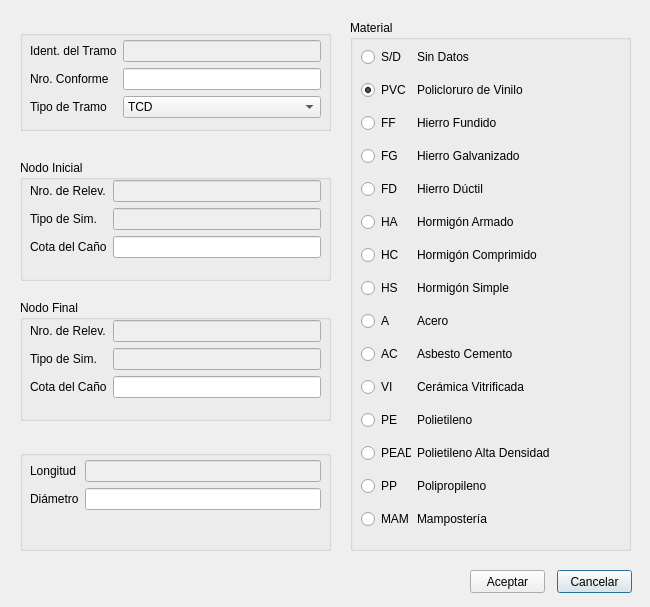
<?xml version="1.0" encoding="UTF-8"?>
<ui version="4.0">
 <class>ResumenFinalTramo</class>
 <widget class="QDialog" name="ResumenFinalTramo">
  <property name="geometry">
   <rect>
    <x>0</x>
    <y>0</y>
    <width>650</width>
    <height>607</height>
   </rect>
  </property>
  <property name="windowTitle">
   <string>Red de Cloacas Información del Tramo</string>
  </property>
  <property name="modal">
   <bool>true</bool>
  </property>
  <widget class="QGroupBox" name="groupBox">
   <property name="geometry">
    <rect>
     <x>20</x>
     <y>30</y>
     <width>311</width>
     <height>101</height>
    </rect>
   </property>
   <property name="title">
    <string/>
   </property>
   <widget class="QWidget" name="formLayoutWidget">
    <property name="geometry">
     <rect>
      <x>10</x>
      <y>10</y>
      <width>291</width>
      <height>81</height>
     </rect>
    </property>
    <layout class="QFormLayout" name="formLayout">
     <item row="0" column="0">
      <widget class="QLabel" name="label">
       <property name="text">
        <string>Ident. del Tramo</string>
       </property>
      </widget>
     </item>
     <item row="0" column="1">
      <widget class="QLineEdit" name="id_tramo_text">
       <property name="enabled">
        <bool>false</bool>
       </property>
      </widget>
     </item>
     <item row="1" column="0">
      <widget class="QLabel" name="label_2">
       <property name="text">
        <string>Nro. Conforme</string>
       </property>
      </widget>
     </item>
     <item row="1" column="1">
      <widget class="QLineEdit" name="nro_conforme"/>
     </item>
     <item row="2" column="0">
      <widget class="QLabel" name="label_3">
       <property name="text">
        <string>Tipo de Tramo</string>
       </property>
      </widget>
     </item>
     <item row="2" column="1">
      <widget class="QComboBox" name="cb_tipo_tramo">
       <item>
        <property name="text">
         <string>TCD</string>
        </property>
       </item>
       <item>
        <property name="text">
         <string>TIM</string>
        </property>
       </item>
       <item>
        <property name="text">
         <string>TCM</string>
        </property>
       </item>
       <item>
        <property name="text">
         <string>TCE</string>
        </property>
       </item>
      </widget>
     </item>
    </layout>
   </widget>
  </widget>
  <widget class="QGroupBox" name="groupBox_2">
   <property name="geometry">
    <rect>
     <x>20</x>
     <y>160</y>
     <width>311</width>
     <height>121</height>
    </rect>
   </property>
   <property name="title">
    <string>Nodo Inicial</string>
   </property>
   <widget class="QWidget" name="formLayoutWidget_2">
    <property name="geometry">
     <rect>
      <x>10</x>
      <y>20</y>
      <width>291</width>
      <height>91</height>
     </rect>
    </property>
    <layout class="QFormLayout" name="formLayout_2">
     <item row="0" column="0">
      <widget class="QLabel" name="label_4">
       <property name="text">
        <string>Nro. de Relev.</string>
       </property>
      </widget>
     </item>
     <item row="0" column="1">
      <widget class="QLineEdit" name="nro_rel_inicio">
       <property name="enabled">
        <bool>false</bool>
       </property>
      </widget>
     </item>
     <item row="1" column="0">
      <widget class="QLabel" name="label_5">
       <property name="text">
        <string>Tipo de Sim.</string>
       </property>
      </widget>
     </item>
     <item row="1" column="1">
      <widget class="QLineEdit" name="tipo_sim_inicio">
       <property name="enabled">
        <bool>false</bool>
       </property>
      </widget>
     </item>
     <item row="2" column="0">
      <widget class="QLabel" name="label_6">
       <property name="text">
        <string>Cota del Caño</string>
       </property>
      </widget>
     </item>
     <item row="2" column="1">
      <widget class="QLineEdit" name="cota_cano_inicio"/>
     </item>
    </layout>
   </widget>
  </widget>
  <widget class="QGroupBox" name="groupBox_3">
   <property name="geometry">
    <rect>
     <x>20</x>
     <y>300</y>
     <width>311</width>
     <height>121</height>
    </rect>
   </property>
   <property name="title">
    <string>Nodo Final</string>
   </property>
   <widget class="QWidget" name="formLayoutWidget_3">
    <property name="geometry">
     <rect>
      <x>10</x>
      <y>20</y>
      <width>291</width>
      <height>91</height>
     </rect>
    </property>
    <layout class="QFormLayout" name="formLayout_3">
     <item row="0" column="0">
      <widget class="QLabel" name="label_7">
       <property name="text">
        <string>Nro. de Relev.</string>
       </property>
      </widget>
     </item>
     <item row="0" column="1">
      <widget class="QLineEdit" name="nro_rel_final">
       <property name="enabled">
        <bool>false</bool>
       </property>
      </widget>
     </item>
     <item row="1" column="0">
      <widget class="QLabel" name="label_8">
       <property name="text">
        <string>Tipo de Sim.</string>
       </property>
      </widget>
     </item>
     <item row="1" column="1">
      <widget class="QLineEdit" name="tipo_sim_final">
       <property name="enabled">
        <bool>false</bool>
       </property>
      </widget>
     </item>
     <item row="2" column="0">
      <widget class="QLabel" name="label_9">
       <property name="text">
        <string>Cota del Caño</string>
       </property>
      </widget>
     </item>
     <item row="2" column="1">
      <widget class="QLineEdit" name="cota_cano_final"/>
     </item>
    </layout>
   </widget>
  </widget>
  <widget class="QGroupBox" name="groupBox_4">
   <property name="geometry">
    <rect>
     <x>20</x>
     <y>450</y>
     <width>311</width>
     <height>101</height>
    </rect>
   </property>
   <property name="title">
    <string/>
   </property>
   <widget class="QWidget" name="formLayoutWidget_4">
    <property name="geometry">
     <rect>
      <x>10</x>
      <y>10</y>
      <width>291</width>
      <height>81</height>
     </rect>
    </property>
    <layout class="QFormLayout" name="formLayout_4">
     <item row="0" column="0">
      <widget class="QLabel" name="label_10">
       <property name="text">
        <string>Longitud</string>
       </property>
      </widget>
     </item>
     <item row="0" column="1">
      <widget class="QLineEdit" name="longitud_linea">
       <property name="enabled">
        <bool>false</bool>
       </property>
      </widget>
     </item>
     <item row="1" column="0">
      <widget class="QLabel" name="label_11">
       <property name="text">
        <string>Diámetro</string>
       </property>
      </widget>
     </item>
     <item row="1" column="1">
      <widget class="QLineEdit" name="diametro"/>
     </item>
    </layout>
   </widget>
  </widget>
  <widget class="QPushButton" name="cancel">
   <property name="geometry">
    <rect>
     <x>557</x>
     <y>570</y>
     <width>75</width>
     <height>23</height>
    </rect>
   </property>
   <property name="text">
    <string>Cancelar</string>
   </property>
  </widget>
  <widget class="QPushButton" name="ok">
   <property name="geometry">
    <rect>
     <x>470</x>
     <y>570</y>
     <width>75</width>
     <height>23</height>
    </rect>
   </property>
   <property name="text">
    <string>Aceptar</string>
   </property>
  </widget>
  <widget class="QGroupBox" name="groupBox_5">
   <property name="geometry">
    <rect>
     <x>350</x>
     <y>20</y>
     <width>281</width>
     <height>531</height>
    </rect>
   </property>
   <property name="title">
    <string>Material</string>
   </property>
   <widget class="QWidget" name="gridLayoutWidget">
    <property name="geometry">
     <rect>
      <x>11</x>
      <y>20</y>
      <width>261</width>
      <height>501</height>
     </rect>
    </property>
    <layout class="QGridLayout" name="gridLayout">
     <item row="1" column="0">
      <widget class="QRadioButton" name="br_pvc">
       <property name="maximumSize">
        <size>
         <width>50</width>
         <height>16777215</height>
        </size>
       </property>
       <property name="layoutDirection">
        <enum>Qt::LeftToRight</enum>
       </property>
       <property name="text">
        <string>PVC</string>
       </property>
       <property name="checked">
        <bool>true</bool>
       </property>
      </widget>
     </item>
     <item row="0" column="1">
      <widget class="QLabel" name="label_12">
       <property name="text">
        <string>Sin Datos</string>
       </property>
      </widget>
     </item>
     <item row="0" column="0">
      <widget class="QRadioButton" name="br_sd">
       <property name="maximumSize">
        <size>
         <width>50</width>
         <height>16777215</height>
        </size>
       </property>
       <property name="layoutDirection">
        <enum>Qt::LeftToRight</enum>
       </property>
       <property name="text">
        <string>S/D</string>
       </property>
       <property name="checked">
        <bool>false</bool>
       </property>
      </widget>
     </item>
     <item row="2" column="1">
      <widget class="QLabel" name="label_14">
       <property name="text">
        <string>Hierro Fundido</string>
       </property>
      </widget>
     </item>
     <item row="2" column="0">
      <widget class="QRadioButton" name="br_ff">
       <property name="maximumSize">
        <size>
         <width>50</width>
         <height>16777215</height>
        </size>
       </property>
       <property name="layoutDirection">
        <enum>Qt::LeftToRight</enum>
       </property>
       <property name="text">
        <string>FF</string>
       </property>
      </widget>
     </item>
     <item row="3" column="0">
      <widget class="QRadioButton" name="br_fg">
       <property name="maximumSize">
        <size>
         <width>50</width>
         <height>16777215</height>
        </size>
       </property>
       <property name="layoutDirection">
        <enum>Qt::LeftToRight</enum>
       </property>
       <property name="text">
        <string>FG</string>
       </property>
      </widget>
     </item>
     <item row="6" column="0">
      <widget class="QRadioButton" name="br_hc">
       <property name="maximumSize">
        <size>
         <width>50</width>
         <height>16777215</height>
        </size>
       </property>
       <property name="layoutDirection">
        <enum>Qt::LeftToRight</enum>
       </property>
       <property name="text">
        <string>HC</string>
       </property>
      </widget>
     </item>
     <item row="1" column="1">
      <widget class="QLabel" name="label_13">
       <property name="text">
        <string>Policloruro de Vinilo</string>
       </property>
      </widget>
     </item>
     <item row="3" column="1">
      <widget class="QLabel" name="label_15">
       <property name="text">
        <string>Hierro Galvanizado</string>
       </property>
      </widget>
     </item>
     <item row="5" column="1">
      <widget class="QLabel" name="label_17">
       <property name="text">
        <string>Hormigón Armado</string>
       </property>
      </widget>
     </item>
     <item row="5" column="0">
      <widget class="QRadioButton" name="br_ha">
       <property name="maximumSize">
        <size>
         <width>50</width>
         <height>16777215</height>
        </size>
       </property>
       <property name="layoutDirection">
        <enum>Qt::LeftToRight</enum>
       </property>
       <property name="text">
        <string>HA</string>
       </property>
      </widget>
     </item>
     <item row="4" column="0">
      <widget class="QRadioButton" name="br_fd">
       <property name="maximumSize">
        <size>
         <width>50</width>
         <height>16777215</height>
        </size>
       </property>
       <property name="layoutDirection">
        <enum>Qt::LeftToRight</enum>
       </property>
       <property name="text">
        <string>FD</string>
       </property>
      </widget>
     </item>
     <item row="8" column="1">
      <widget class="QLabel" name="label_20">
       <property name="text">
        <string>Acero</string>
       </property>
      </widget>
     </item>
     <item row="4" column="1">
      <widget class="QLabel" name="label_16">
       <property name="text">
        <string>Hierro Dúctil</string>
       </property>
      </widget>
     </item>
     <item row="8" column="0">
      <widget class="QRadioButton" name="br_a">
       <property name="maximumSize">
        <size>
         <width>50</width>
         <height>16777215</height>
        </size>
       </property>
       <property name="layoutDirection">
        <enum>Qt::LeftToRight</enum>
       </property>
       <property name="text">
        <string>A</string>
       </property>
      </widget>
     </item>
     <item row="6" column="1">
      <widget class="QLabel" name="label_18">
       <property name="text">
        <string>Hormigón Comprimido</string>
       </property>
      </widget>
     </item>
     <item row="7" column="0">
      <widget class="QRadioButton" name="br_hs">
       <property name="maximumSize">
        <size>
         <width>50</width>
         <height>16777215</height>
        </size>
       </property>
       <property name="layoutDirection">
        <enum>Qt::LeftToRight</enum>
       </property>
       <property name="text">
        <string>HS</string>
       </property>
      </widget>
     </item>
     <item row="7" column="1">
      <widget class="QLabel" name="label_19">
       <property name="text">
        <string>Hormigón Simple</string>
       </property>
      </widget>
     </item>
     <item row="9" column="0">
      <widget class="QRadioButton" name="br_ac">
       <property name="maximumSize">
        <size>
         <width>50</width>
         <height>16777215</height>
        </size>
       </property>
       <property name="layoutDirection">
        <enum>Qt::LeftToRight</enum>
       </property>
       <property name="text">
        <string>AC</string>
       </property>
      </widget>
     </item>
     <item row="10" column="0">
      <widget class="QRadioButton" name="br_vi">
       <property name="maximumSize">
        <size>
         <width>50</width>
         <height>16777215</height>
        </size>
       </property>
       <property name="layoutDirection">
        <enum>Qt::LeftToRight</enum>
       </property>
       <property name="text">
        <string>VI</string>
       </property>
      </widget>
     </item>
     <item row="9" column="1">
      <widget class="QLabel" name="label_21">
       <property name="text">
        <string>Asbesto Cemento</string>
       </property>
      </widget>
     </item>
     <item row="11" column="0">
      <widget class="QRadioButton" name="br_pe">
       <property name="maximumSize">
        <size>
         <width>50</width>
         <height>16777215</height>
        </size>
       </property>
       <property name="layoutDirection">
        <enum>Qt::LeftToRight</enum>
       </property>
       <property name="text">
        <string>PE</string>
       </property>
      </widget>
     </item>
     <item row="12" column="0">
      <widget class="QRadioButton" name="br_pead">
       <property name="maximumSize">
        <size>
         <width>50</width>
         <height>16777215</height>
        </size>
       </property>
       <property name="layoutDirection">
        <enum>Qt::LeftToRight</enum>
       </property>
       <property name="text">
        <string>PEAD</string>
       </property>
      </widget>
     </item>
     <item row="10" column="1">
      <widget class="QLabel" name="label_22">
       <property name="text">
        <string>Cerámica Vitrificada</string>
       </property>
      </widget>
     </item>
     <item row="11" column="1">
      <widget class="QLabel" name="label_23">
       <property name="text">
        <string>Polietileno</string>
       </property>
      </widget>
     </item>
     <item row="13" column="0">
      <widget class="QRadioButton" name="br_pp">
       <property name="maximumSize">
        <size>
         <width>50</width>
         <height>16777215</height>
        </size>
       </property>
       <property name="layoutDirection">
        <enum>Qt::LeftToRight</enum>
       </property>
       <property name="text">
        <string>PP</string>
       </property>
      </widget>
     </item>
     <item row="12" column="1">
      <widget class="QLabel" name="label_24">
       <property name="text">
        <string>Polietileno Alta Densidad</string>
       </property>
      </widget>
     </item>
     <item row="13" column="1">
      <widget class="QLabel" name="label_25">
       <property name="text">
        <string>Polipropileno</string>
       </property>
      </widget>
     </item>
     <item row="14" column="0">
      <widget class="QRadioButton" name="br_mam">
       <property name="maximumSize">
        <size>
         <width>50</width>
         <height>16777215</height>
        </size>
       </property>
       <property name="layoutDirection">
        <enum>Qt::LeftToRight</enum>
       </property>
       <property name="text">
        <string>MAM</string>
       </property>
      </widget>
     </item>
     <item row="14" column="1">
      <widget class="QLabel" name="label_26">
       <property name="text">
        <string>Mampostería</string>
       </property>
      </widget>
     </item>
    </layout>
   </widget>
  </widget>
 </widget>
 <tabstops>
  <tabstop>id_tramo_text</tabstop>
  <tabstop>nro_conforme</tabstop>
  <tabstop>cb_tipo_tramo</tabstop>
  <tabstop>nro_rel_inicio</tabstop>
  <tabstop>tipo_sim_inicio</tabstop>
  <tabstop>cota_cano_inicio</tabstop>
  <tabstop>nro_rel_final</tabstop>
  <tabstop>tipo_sim_final</tabstop>
  <tabstop>cota_cano_final</tabstop>
  <tabstop>longitud_linea</tabstop>
  <tabstop>diametro</tabstop>
  <tabstop>br_sd</tabstop>
  <tabstop>br_pvc</tabstop>
  <tabstop>br_ff</tabstop>
  <tabstop>br_fg</tabstop>
  <tabstop>br_fd</tabstop>
  <tabstop>br_ha</tabstop>
  <tabstop>br_hc</tabstop>
  <tabstop>br_hs</tabstop>
  <tabstop>br_a</tabstop>
  <tabstop>br_ac</tabstop>
  <tabstop>br_vi</tabstop>
  <tabstop>br_pe</tabstop>
  <tabstop>br_pead</tabstop>
  <tabstop>br_pp</tabstop>
  <tabstop>br_mam</tabstop>
  <tabstop>ok</tabstop>
  <tabstop>cancel</tabstop>
 </tabstops>
 <resources/>
 <connections>
  <connection>
   <sender>cancel</sender>
   <signal>clicked()</signal>
   <receiver>ResumenFinalTramo</receiver>
   <slot>reject()</slot>
   <hints>
    <hint type="sourcelabel">
     <x>597</x>
     <y>581</y>
    </hint>
    <hint type="destinationlabel">
     <x>324</x>
     <y>303</y>
    </hint>
   </hints>
  </connection>
  <connection>
   <sender>ok</sender>
   <signal>clicked()</signal>
   <receiver>ResumenFinalTramo</receiver>
   <slot>accept()</slot>
   <hints>
    <hint type="sourcelabel">
     <x>507</x>
     <y>581</y>
    </hint>
    <hint type="destinationlabel">
     <x>324</x>
     <y>303</y>
    </hint>
   </hints>
  </connection>
 </connections>
</ui>
